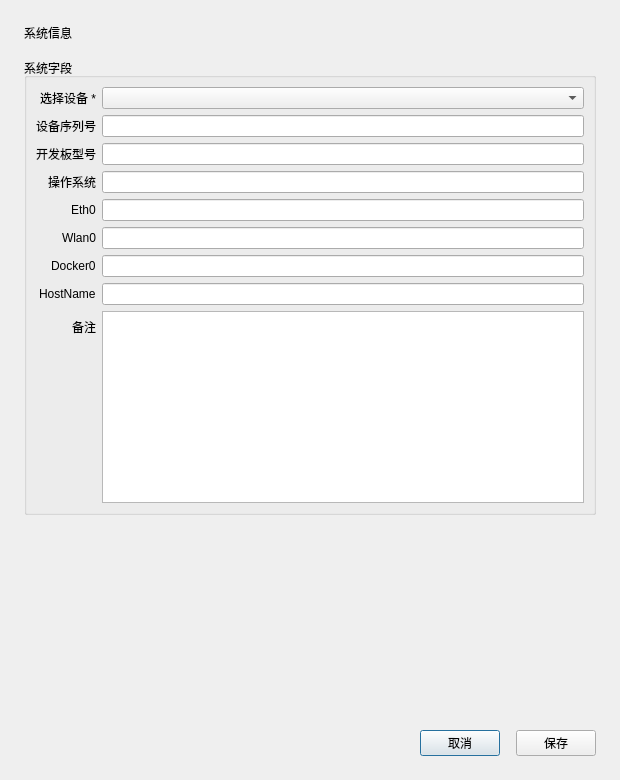
<?xml version="1.0" encoding="UTF-8"?>
<ui version="4.0">
 <class>SystemDialog</class>
 <widget class="QDialog" name="SystemDialog">
  <property name="geometry"><rect><x>0</x><y>0</y><width>620</width><height>780</height></rect></property>
  <property name="minimumSize"><size><width>560</width><height>640</height></size></property>
  <property name="windowTitle"><string>系统信息</string></property>
  <property name="modal"><bool>true</bool></property>
  <layout class="QVBoxLayout" name="mainLayout">
   <property name="spacing"><number>16</number></property>
   <property name="leftMargin"><number>24</number></property>
   <property name="topMargin"><number>24</number></property>
   <property name="rightMargin"><number>24</number></property>
   <property name="bottomMargin"><number>24</number></property>
   <item><widget class="QLabel" name="titleLabel"><property name="text"><string>系统信息</string></property><property name="objectName"><string notr="true">titleLabel</string></property></widget></item>
   <item>
    <widget class="QGroupBox" name="groupBox">
     <property name="title"><string>系统字段</string></property>
     <layout class="QFormLayout" name="formLayout">
      <property name="labelAlignment"><set>Qt::AlignRight|Qt::AlignTrailing|Qt::AlignVCenter</set></property>
      <item row="0" column="0"><widget class="QLabel" name="labelDevice"><property name="text"><string>选择设备 *</string></property></widget></item>
      <item row="0" column="1"><widget class="QComboBox" name="deviceCombo"/></item>
      <item row="1" column="0"><widget class="QLabel" name="labelSerial"><property name="text"><string>设备序列号</string></property></widget></item>
      <item row="1" column="1"><widget class="QLineEdit" name="serialEdit"/></item>
      <item row="2" column="0"><widget class="QLabel" name="labelHardware"><property name="text"><string>开发板型号</string></property></widget></item>
      <item row="2" column="1"><widget class="QLineEdit" name="hardwareEdit"/></item>
      <item row="3" column="0"><widget class="QLabel" name="labelOS"><property name="text"><string>操作系统</string></property></widget></item>
      <item row="3" column="1"><widget class="QLineEdit" name="osEdit"/></item>
      <item row="4" column="0"><widget class="QLabel" name="labelEth"><property name="text"><string>Eth0</string></property></widget></item>
      <item row="4" column="1"><widget class="QLineEdit" name="eth0Edit"/></item>
      <item row="5" column="0"><widget class="QLabel" name="labelWlan"><property name="text"><string>Wlan0</string></property></widget></item>
      <item row="5" column="1"><widget class="QLineEdit" name="wlan0Edit"/></item>
      <item row="6" column="0"><widget class="QLabel" name="labelDocker"><property name="text"><string>Docker0</string></property></widget></item>
      <item row="6" column="1"><widget class="QLineEdit" name="docker0Edit"/></item>
      <item row="7" column="0"><widget class="QLabel" name="labelHost"><property name="text"><string>HostName</string></property></widget></item>
      <item row="7" column="1"><widget class="QLineEdit" name="hostnameEdit"/></item>
      <item row="8" column="0"><widget class="QLabel" name="labelRemark"><property name="text"><string>备注</string></property></widget></item>
      <item row="8" column="1"><widget class="QTextEdit" name="remarkEdit"><property name="minimumSize"><size><width>0</width><height>80</height></size></property></widget></item>
     </layout>
    </widget>
   </item>
   <item><spacer name="verticalSpacer"><property name="orientation"><enum>Qt::Vertical</enum></property><property name="sizeHint" stdset="0"><size><width>20</width><height>40</height></size></property></spacer></item>
   <item><layout class="QHBoxLayout" name="buttonLayout"><item><spacer name="horizontalSpacer"><property name="orientation"><enum>Qt::Horizontal</enum></property><property name="sizeHint" stdset="0"><size><width>40</width><height>20</height></size></property></spacer></item><item><widget class="QPushButton" name="cancelBtn"><property name="text"><string>取消</string></property></widget></item><item><widget class="QPushButton" name="saveBtn"><property name="text"><string>保存</string></property></widget></item></layout></item>
  </layout>
 </widget>
 <resources/>
 <connections>
  <connection><sender>cancelBtn</sender><signal>clicked()</signal><receiver>SystemDialog</receiver><slot>reject()</slot></connection>
 </connections>
</ui>
